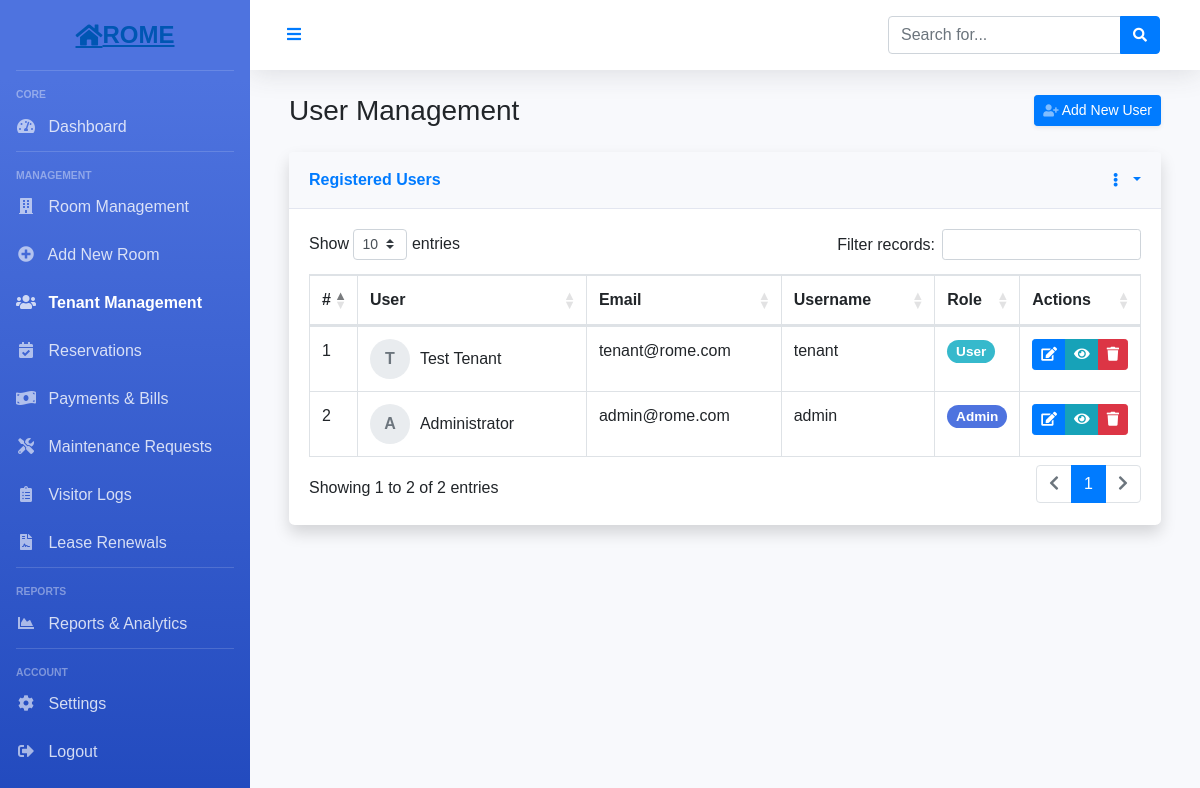
The page /app/users.php (signed in) on the database as committed earlier.
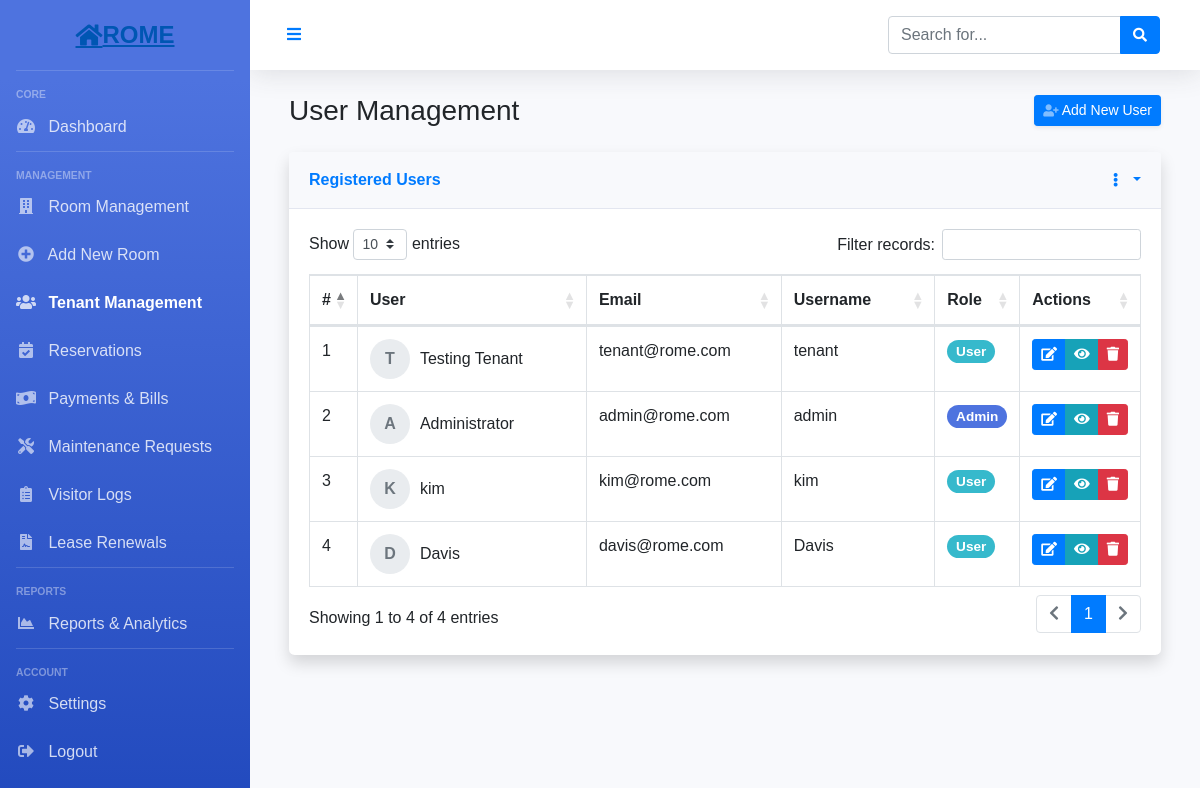
The same page on the database as committed later.
### tables this page shows
CREATE TABLE `users` (
  `id` int(10) UNSIGNED NOT NULL,
  `fullname` varchar(191) NOT NULL,
  `mobile` varchar(191) NOT NULL,
  `username` varchar(191) NOT NULL,
  `email` varchar(191) NOT NULL,
  `address` varchar(255) DEFAULT NULL,
  `image` varchar(255) DEFAULT NULL,
  `password` varchar(191) NOT NULL,
  `created_at` timestamp NULL DEFAULT current_timestamp(),
  `updated_at` timestamp NULL DEFAULT current_timestamp(),
  `role` varchar(100) DEFAULT 'user',
  `status` int(1) NOT NULL DEFAULT 1
);

### app/users.php (the view, shortened to what this page needs)
<?php
	require '../config/config.php';
	try {
		$stmt = $connect->prepare('SELECT * FROM users');
		$stmt->execute();
		$data = $stmt->fetchAll(PDO::FETCH_ASSOC);
	}
	catch(PDOException $e) {
		$errMsg = $e->getMessage();
	}
?>
<!DOCTYPE html>
<html lang="en">
<head>
    <link rel="stylesheet" href="https://stackpath.bootstrapcdn.com/bootstrap/4.5.2/css/bootstrap.min.css">
    <link rel="stylesheet" href="https://cdnjs.cloudflare.com/ajax/libs/font-awesome/5.15.3/css/all.min.css">
    <link rel="stylesheet" href="https://cdn.datatables.net/1.10.22/css/dataTables.bootstrap4.min.css">
</head>
<body>
    <div id="wrapper">
        <?php include_once('../auth/includes/sidebar.php'); ?>
        <div id="content-wrapper">
            <div class="topbar">
                <button id="sidebarToggleBtn" class="btn btn-link">
                    <i class="fas fa-bars"></i>
                </button>
                <div class="d-none d-md-inline-block form-inline ml-auto mr-0 mr-md-3 my-2 my-md-0">
                    <div class="input-group">
                        <input type="text" class="form-control" placeholder="Search for..." aria-label="Search" aria-describedby="basic-addon2">
                        <div class="input-group-append">
                            <button class="btn btn-primary" type="button">
                                <i class="fas fa-search fa-sm"></i>
                            </button>
                        </div>
                    </div>
                </div>
            </div>
            <div id="content">
                <div class="container-fluid">
                    <div class="d-sm-flex align-items-center justify-content-between mb-4">
                        <h1 class="h3 mb-0 text-gray-800">User Management</h1>
                        <a href="#" class="d-none d-sm-inline-block btn btn-sm btn-primary shadow-sm">
                            <i class="fas fa-user-plus fa-sm text-white-50"></i> Add New User
                        </a>
                    </div>
                    <div class="row">
                        <div class="col-12">
                            <div class="card shadow mb-4">
                                <div class="card-header py-3 d-flex flex-row align-items-center justify-content-between">
                                    <h6 class="m-0 font-weight-bold text-primary">Registered Users</h6>
                                    <div class="dropdown no-arrow">
                                        <a class="dropdown-toggle" href="#" role="button" id="dropdownMenuLink" data-toggle="dropdown" aria-haspopup="true" aria-expanded="false">
                                            <i class="fas fa-ellipsis-v fa-sm fa-fw text-gray-400"></i>
                                        </a>
                                    </div>
                                </div>
                                <div class="card-body">
                                    <div class="table-responsive">
                                        <table class="table table-bordered table-hover" id="usersTable" width="100%" cellspacing="0">
                                            <thead>
                                                <tr>
                                                    <th width="5%">#</th>
                                                    <th width="30%">User</th>
                                                    <th width="25%">Email</th>
                                                    <th width="20%">Username</th>
                                                    <th width="10%">Role</th>
                                                    <th width="10%">Actions</th>
                                                </tr>
                                            </thead>
                                            <tbody>
                                                <?php foreach ($data as $key => $value): ?>
                                                <tr>
                                                    <td><?php echo $key + 1; ?></td>
                                                    <td>
                                                        <div class="user-info">
                                                            <div class="user-avatar">
                                                                <?php echo strtoupper(substr($value['fullname'], 0, 1)); ?>
                                                            </div>
                                                            <div><?php echo $value['fullname']; ?></div>
                                                        </div>
                                                    </td>
                                                    <td><?php echo $value['email']; ?></td>
                                                    <td><?php echo $value['username']; ?></td>
                                                    <td>
                                                        <?php if($value['role'] == 'admin'): ?>
                                                        <span class="badge badge-role badge-admin">Admin</span>
                                                        <?php else: ?>
                                                        <span class="badge badge-role badge-user">User</span>
                                                        <?php endif; ?>
                                                    </td>
                                                    <td>
                                                        <div class="btn-group">
                                                            <button type="button" class="btn btn-sm btn-primary" title="Edit User">
                                                                <i class="fas fa-edit"></i>
                                                            </button>
                                                            <button type="button" class="btn btn-sm btn-info" title="View Details">
                                                                <i class="fas fa-eye"></i>
                                                            </button>
                                                            <button type="button" class="btn btn-sm btn-danger" title="Delete User">
                                                                <i class="fas fa-trash"></i>
                                                            </button>
                                                        </div>
                                                    </td>
                                                </tr>
                                                <?php endforeach; ?>
                                            </tbody>
                                        </table>
                                    </div>
                                </div>
                            </div>
                        </div>
                    </div>
                </div>
            </div>
        </div>
    </div>
</body>
</html>

### auth/includes/sidebar.php
<div id="sidebar-wrapper">
    <a href="#" class="sidebar-brand">
        <i class="fas fa-home"></i> ROME
    </a>
    <hr class="sidebar-divider">
    <div class="sidebar-heading">
        Core
    </div>
    <ul class="nav flex-column">
        <li class="nav-item">
            <a href="../auth/dashboard.php" class="nav-link <?php echo basename($_SERVER['PHP_SELF']) == 'dashboard.php' ? 'active' : ''; ?>">
                <i class="fas fa-fw fa-tachometer-alt"></i>
                <span>Dashboard</span>
            </a>
        </li>
    </ul>
    <hr class="sidebar-divider">
    <div class="sidebar-heading">
        Management
    </div>
    <ul class="nav flex-column">
        <li class="nav-item">
            <a href="../app/list.php" class="nav-link <?php echo basename($_SERVER['PHP_SELF']) == 'list.php' ? 'active' : ''; ?>">
                <i class="fas fa-fw fa-building"></i>
                <span>Room Management</span>
            </a>
        </li>
        <li class="nav-item">
            <a href="../app/register.php" class="nav-link <?php echo basename($_SERVER['PHP_SELF']) == 'register.php' ? 'active' : ''; ?>">
                <i class="fas fa-fw fa-plus-circle"></i>
                <span>Add New Room</span>
            </a>
        </li>
        <li class="nav-item">
            <a href="../app/users.php" class="nav-link <?php echo basename($_SERVER['PHP_SELF']) == 'users.php' ? 'active' : ''; ?>">
                <i class="fas fa-fw fa-users"></i>
                <span>Tenant Management</span>
            </a>
        </li>
        <li class="nav-item">
            <a href="../app/reservations.php" class="nav-link <?php echo basename($_SERVER['PHP_SELF']) == 'reservations.php' ? 'active' : ''; ?>">
                <i class="fas fa-fw fa-calendar-check"></i>
                <span>Reservations</span>
            </a>
        </li>
        <li class="nav-item">
            <a href="../app/payments.php" class="nav-link <?php echo basename($_SERVER['PHP_SELF']) == 'payments.php' ? 'active' : ''; ?>">
                <i class="fas fa-fw fa-money-bill-wave"></i>
                <span>Payments & Bills</span>
            </a>
        </li>
        <li class="nav-item">
            <a href="../app/maintenance-requests.php" class="nav-link <?php echo basename($_SERVER['PHP_SELF']) == 'maintenance-requests.php' ? 'active' : ''; ?>">
                <i class="fas fa-fw fa-tools"></i>
                <span>Maintenance Requests</span>
            </a>
        </li>
        <li class="nav-item">
            <a href="../app/visitor-logs.php" class="nav-link <?php echo basename($_SERVER['PHP_SELF']) == 'visitor-logs.php' ? 'active' : ''; ?>">
                <i class="fas fa-fw fa-clipboard-list"></i>
                <span>Visitor Logs</span>
            </a>
        </li>
        <li class="nav-item">
            <a href="../app/lease-renewals.php" class="nav-link <?php echo basename($_SERVER['PHP_SELF']) == 'lease-renewals.php' ? 'active' : ''; ?>">
                <i class="fas fa-fw fa-file-contract"></i>
                <span>Lease Renewals</span>
            </a>
        </li>
    </ul>
    <hr class="sidebar-divider">
    <div class="sidebar-heading">
        Reports
    </div>
    <ul class="nav flex-column">
        <li class="nav-item">
            <a href="../app/reports-and-analytics.php" class="nav-link <?php echo basename($_SERVER['PHP_SELF']) == 'reports-and-analytics.php' ? 'active' : ''; ?>">
                <i class="fas fa-fw fa-chart-area"></i>
                <span>Reports & Analytics</span>
            </a>
        </li>
    </ul>
    <hr class="sidebar-divider">
    <div class="sidebar-heading">
        Account
    </div>
    <ul class="nav flex-column">
        <li class="nav-item">
            <a href="../app/settings.php" class="nav-link <?php echo basename($_SERVER['PHP_SELF']) == 'settings.php' ? 'active' : ''; ?>">
                <i class="fas fa-fw fa-cog"></i>
                <span>Settings</span>
            </a>
        </li>
        <li class="nav-item">
            <a href="../auth/logout.php" class="nav-link">
                <i class="fas fa-fw fa-sign-out-alt"></i>
                <span>Logout</span>
            </a>
        </li>
    </ul>
</div>

### app/users.php (style rules this page uses)
:root { --primary-color: #4e73df; --secondary-color: #1cc88a; --danger-color: #e74a3b; --warning-color: #f6c23e; --info-color: #36b9cc; --dark-color: #5a5c69; --light-color: #f8f9fc; }
body { font-family: 'Nunito', sans-serif; background-color: #f8f9fc; }
#wrapper { display: flex; }
#sidebar-wrapper { min-height: 100vh; width: 250px; background-color: #4e73df; background-image: linear-gradient(180deg, #4e73df 10%, #224abe 100%); background-size: cover; color: white; position: fixed; transition: all 0.3s; z-index: 999; }
.sidebar-brand { height: 70px; display: flex; align-items: center; justify-content: center; font-size: 1.5rem; font-weight: 800; padding: 1.5rem 1rem; text-decoration: none; color: white; }
.sidebar-divider { border-top: 1px solid rgba(255, 255, 255, 0.15); margin: 0 1rem; }
.nav-item { position: relative; }
.nav-link { display: block; padding: 0.75rem 1rem; color: rgba(255, 255, 255, 0.8); text-decoration: none; }
.nav-link.active { color: white; font-weight: 700; }
.nav-link i { margin-right: 0.5rem; opacity: 0.75; }
.sidebar-heading { padding: 0 1rem; font-weight: 800; font-size: 0.65rem; text-transform: uppercase; color: rgba(255, 255, 255, 0.4); margin-top: 1rem; }
#content-wrapper { width: 100%; margin-left: 250px; transition: all 0.3s; }
#content { padding: 1.5rem; }
.topbar { height: 70px; background-color: white; box-shadow: 0 0.15rem 1.75rem 0 rgba(58, 59, 69, 0.15); display: flex; align-items: center; justify-content: space-between; padding: 0 1.5rem; }
.card { margin-bottom: 1.5rem; border: none; border-radius: 0.35rem; box-shadow: 0 0.15rem 1.75rem 0 rgba(58, 59, 69, 0.15); }
.card-header { background-color: #f8f9fc; border-bottom: 1px solid #e3e6f0; padding: 0.75rem 1.25rem; }
.card-body { padding: 1.25rem; }
.badge-role { font-size: 0.85em; padding: 0.35em 0.65em; border-radius: 10rem; }
.badge-admin { background-color: var(--primary-color); color: white; }
.badge-user { background-color: var(--info-color); color: white; }
.user-avatar { width: 40px; height: 40px; border-radius: 50%; background-color: #e9ecef; display: flex; align-items: center; justify-content: center; font-weight: bold; color: #6c757d; margin-right: 10px; }
.user-info { display: flex; align-items: center; }

Rows that differ between the two databases and show on the page:
changed users "tenant@rome.com": fullname "Test Tenant" → "Testing Tenant"
added users: fullname "K", fullname "kim", email "kim@rome.com", username "kim", role "User"
added users: fullname "D", fullname "Davis", email "davis@rome.com", username "Davis", role "User"
Other text that changed with them:
text written by a page script: "Show entries Filter records: Showing 1 to 2 of 2 entries 1" → "Show entries Filter records: Showing 1 to 4 of 4 entries 1"
